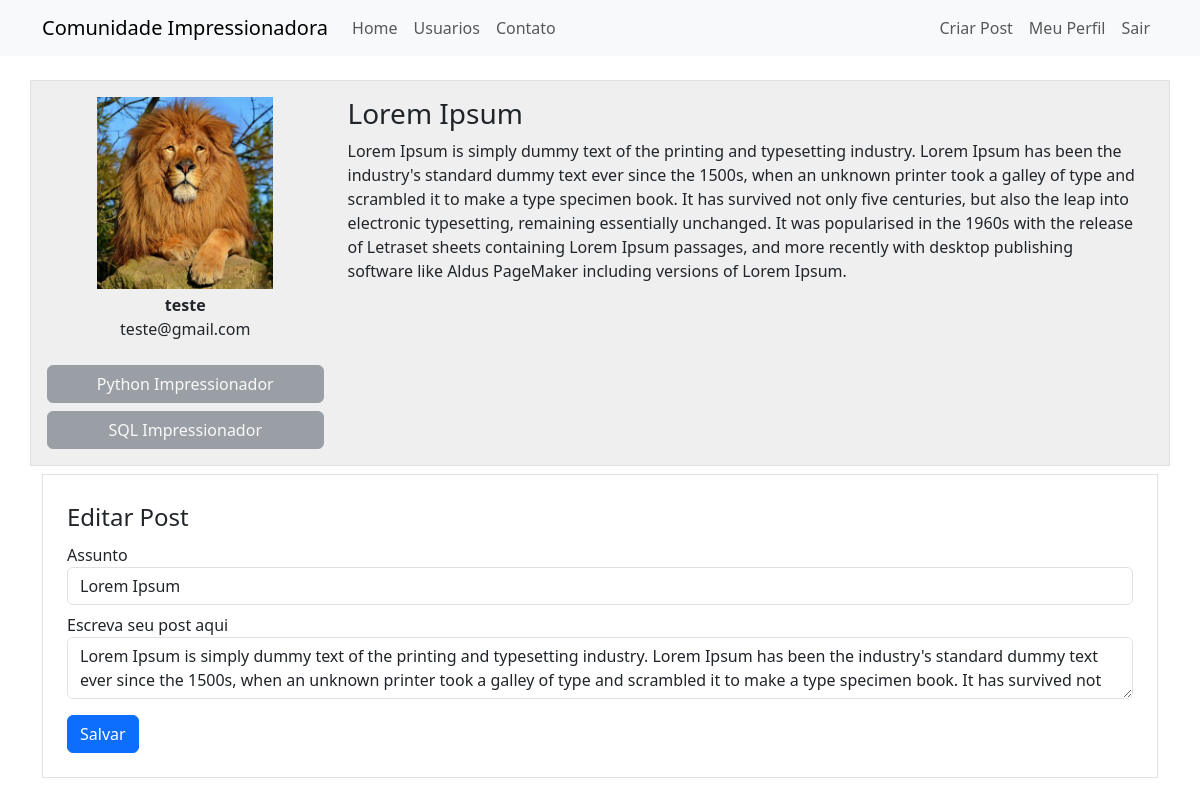
Before: /post/4 (signed in) with the older database file.
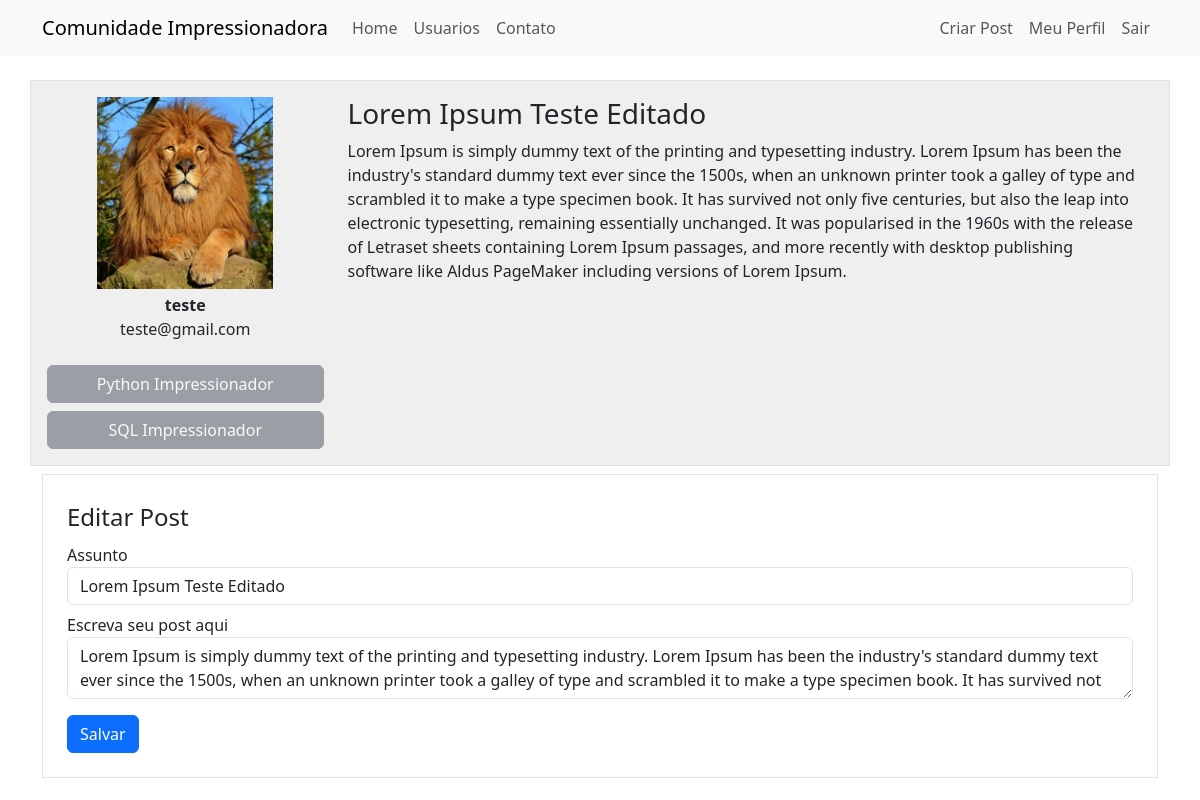
After: the same page with the newer database file.
### comunidadeimpressionadora/models.py (models this page shows)
class Post(database.Model):
    id = database.Column(database.Integer, primary_key=True)
    titulo = database.Column(database.String, nullable=False)
    corpo = database.Column(database.Text, nullable=False)
    data_criacao = database.Column(database.DateTime, nullable=False, default=datetime.utcnow)
    id_usuario = database.Column(database.Integer, database.ForeignKey('usuario.id'), nullable=False)

### comunidadeimpressionadora/routes.py (the view)
@app.route('/post/<post_id>', methods=['GET', 'POST'])
@login_required
def exibir_post(post_id):
    post = Post.query.get(post_id)
    if current_user == post.Autor:
        form_editarpost = FormCriarPost()
        if request.method == 'GET':
            form_editarpost.titulo.data = post.titulo
            form_editarpost.corpo.data = post.corpo
        elif form_editarpost.validate_on_submit():
            post.titulo = form_editarpost.titulo.data
            post.corpo = form_editarpost.corpo.data
            database.session.commit()
            flash('Post atualizado com sucesso', 'alert-success')
            return redirect(url_for('homepage'))
    else:
        form_editarpost = None
    return render_template('post.html', post=post, form_editarpost=form_editarpost)

### comunidadeimpressionadora/forms.py
class FormCriarPost(FlaskForm):
    titulo = StringField('Assunto', validators=[DataRequired(), Length(2, 140)])
    corpo = TextAreaField('Escreva seu post aqui', validators=[DataRequired()])
    submit_post = SubmitField('Criar post')
    submit_editarpost = SubmitField('Salvar')

### comunidadeimpressionadora/models.py (called while the page is built)
@login_manager.user_loader
def load_usuario(id_usuario):
    return Usuario.query.get(int(id_usuario))

### comunidadeimpressionadora/templates/post.html (shortened to what this page needs)
{% extends 'base.html' %}
{% block body %}
    <div class="container">
        <div class="row border mt-4 p-3 meupost">
            <div class="column col-3">
                <div class="row flex-shrink-0 mb-1 justify-content-center">
                    <img src="{{ url_for('static', filename='fotos_perfil/{}'.format(post.Autor.foto_perfil)) }}"
                         alt="Generic placeholder image" class="img-fluid"
                         style="width: 200px">
                </div>
                <div class="text-center">
                    <strong>{{ post.Autor.username }}</strong>
                    <p>{{ post.Autor.email }}</p>
                </div>
                <div class="row">
                    {% for curso in post.Autor.cursos.split(';') %}
                        <button type="button" class="btn btn-secondary mt-2" disabled>{{ curso }}</button>
                    {% endfor %}
                </div>
            </div>
            <div class="column col-9 ps-4">
                <h3>{{ post.titulo }}</h3>
                <p>{{ post.corpo }}</p>
            </div>
        </div>
    </div>
{% if form_editarpost %}
    <div class="container">
        <div class="row">
            <div class="col">
                <form method="POST" action="" class="border p-4 mt-2">
                    <legend>Editar Post</legend>
                    <fieldset>
                        <div class="form-group mb-2">
                            {{ form_editarpost.titulo.label(class="form-control-label") }}
                            {% if form_editarpost.titulo.errors and 'submit_editarpost' in request.form %}
                                {{ form_editarpost.titulo(class="form-control is-invalid") }}
                            <div class="invalid-feedback">
                                {% for erro in form_editarpost.titulo.errors %}
                                    {{ traduzir.translate(erro, dest='pt').text }}
                                {% endfor %}
                            </div>
                            {% else %}
                                {{ form_editarpost.titulo(class="form-control") }}
                            {% endif %}
                        </div>
                        <div class="form-group mb-2">
                            {{ form_editarpost.corpo.label(class="form-control-label") }}
                            {% if form_editarpost.corpo.errors and 'submit_editarpost' in request.form %}
                                {{ form_editarpost.corpo(class="form-control is-invalid") }}
                            <div class="invalid-feedback">
                                {% for erro in form_editarpost.corpo.errors %}
                                    {{ traduzir.translate(erro, dest='pt').text }}
                                {% endfor %}
                            </div>
                            {% else %}
                                {{ form_editarpost.corpo(class="form-control") }}
                            {% endif %}
                        </div>
                    </fieldset>
                    {{ form_editarpost.submit_editarpost(class="btn btn-primary mt-2") }}
                </form>
            </div>
        </div>
    </div>
{% endif %}
{% endblock %}

Changed rows visible on the page:
changed Post: titulo "Lorem Ipsum" → "Lorem Ipsum Teste Editado"
